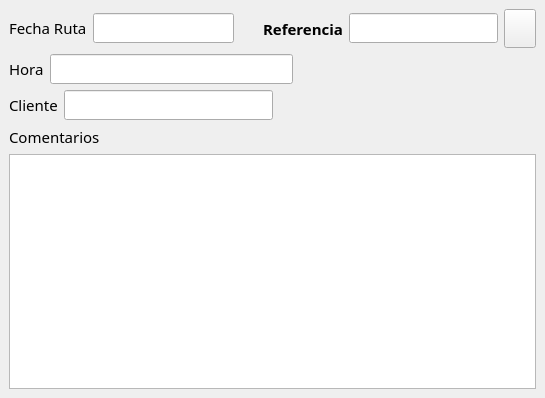
<ui version="4.0" >
 <author>Tomeu Borras</author>
 <comment></comment>
 <exportmacro></exportmacro>
 <class>RutaComercialBase</class>
 <widget class="QWidget" name="RutaComercialBase" >
  <property name="geometry" >
   <rect>
    <x>0</x>
    <y>0</y>
    <width>545</width>
    <height>398</height>
   </rect>
  </property>
  <property name="font" >
   <font>
    <family>Sans Serif</family>
    <pointsize>11</pointsize>
    <weight>75</weight>
    <italic>false</italic>
    <bold>true</bold>
    <underline>false</underline>
    <strikeout>false</strikeout>
   </font>
  </property>
  <property name="windowTitle" >
   <string>Ruta Comercial</string>
  </property>
  <property name="windowIcon" >
   <iconset resource="../../../bulmages-recursos-graficos.qrc" >:/Bulmafact48x48/images/png/48x48/i_bulmages_ventas_facturas.48x48.png</iconset>
  </property>
  <layout class="QVBoxLayout" >
   <property name="margin" >
    <number>9</number>
   </property>
   <property name="spacing" >
    <number>6</number>
   </property>
   <item>
    <layout class="QHBoxLayout" >
     <property name="margin" >
      <number>0</number>
     </property>
     <property name="spacing" >
      <number>6</number>
     </property>
     <item>
      <layout class="QHBoxLayout" >
       <property name="margin" >
        <number>0</number>
       </property>
       <property name="spacing" >
        <number>6</number>
       </property>
       <item>
        <widget class="QLabel" name="textLabel1_2_2_3_9" >
         <property name="sizePolicy" >
          <sizepolicy>
           <hsizetype>1</hsizetype>
           <vsizetype>5</vsizetype>
           <horstretch>0</horstretch>
           <verstretch>0</verstretch>
          </sizepolicy>
         </property>
         <property name="text" >
          <string>&lt;html>&lt;head>&lt;meta name="qrichtext" content="1" />&lt;/head>&lt;body style=" white-space: pre-wrap; font-family:Sans Serif; font-size:11pt; font-weight:600; font-style:normal; text-decoration:none;">&lt;p style=" margin-top:0px; margin-bottom:0px; margin-left:0px; margin-right:0px; -qt-block-indent:0; text-indent:0px;">&lt;span style=" font-weight:400;">Fecha Ruta&lt;/span>&lt;/p>&lt;/body>&lt;/html></string>
         </property>
         <property name="buddy" >
          <cstring>mui_fecharutacomercial</cstring>
         </property>
        </widget>
       </item>
       <item>
        <widget class="BusquedaFecha" name="mui_fecharutacomercial" />
       </item>
      </layout>
     </item>
     <item>
      <spacer>
       <property name="orientation" >
        <enum>Qt::Horizontal</enum>
       </property>
       <property name="sizeHint" >
        <size>
         <width>40</width>
         <height>20</height>
        </size>
       </property>
      </spacer>
     </item>
     <item>
      <layout class="QHBoxLayout" >
       <property name="margin" >
        <number>0</number>
       </property>
       <property name="spacing" >
        <number>6</number>
       </property>
       <item>
        <widget class="QLabel" name="textLabel1_2_2_3_3" >
         <property name="sizePolicy" >
          <sizepolicy>
           <hsizetype>1</hsizetype>
           <vsizetype>5</vsizetype>
           <horstretch>0</horstretch>
           <verstretch>0</verstretch>
          </sizepolicy>
         </property>
         <property name="text" >
          <string>Referencia</string>
         </property>
         <property name="buddy" >
          <cstring>mui_refrutacomercial</cstring>
         </property>
        </widget>
       </item>
       <item>
        <widget class="QLineEdit" name="mui_refrutacomercial" />
       </item>
       <item>
        <widget class="QToolButton" name="mui_informereferencia" >
         <property name="minimumSize" >
          <size>
           <width>32</width>
           <height>32</height>
          </size>
         </property>
         <property name="toolTip" >
          <string>Informe por Referencia</string>
         </property>
         <property name="whatsThis" >
          <string>Informe por Referencia</string>
         </property>
         <property name="text" >
          <string/>
         </property>
         <property name="icon" >
          <iconset resource="../../../bulmages-recursos-graficos.qrc" >:/Bulmafact48x48/images/png/48x48/i_bulmages_informexreferencia.48x48.png</iconset>
         </property>
         <property name="iconSize" >
          <size>
           <width>32</width>
           <height>32</height>
          </size>
         </property>
        </widget>
       </item>
      </layout>
     </item>
    </layout>
   </item>
   <item>
    <layout class="QHBoxLayout" >
     <property name="margin" >
      <number>0</number>
     </property>
     <property name="spacing" >
      <number>6</number>
     </property>
     <item>
      <widget class="QLabel" name="textLabel1_2_2_3_5" >
       <property name="sizePolicy" >
        <sizepolicy>
         <hsizetype>1</hsizetype>
         <vsizetype>5</vsizetype>
         <horstretch>0</horstretch>
         <verstretch>0</verstretch>
        </sizepolicy>
       </property>
       <property name="text" >
        <string>&lt;html>&lt;head>&lt;meta name="qrichtext" content="1" />&lt;/head>&lt;body style=" white-space: pre-wrap; font-family:Sans Serif; font-size:11pt; font-weight:600; font-style:normal; text-decoration:none;">&lt;p style=" margin-top:0px; margin-bottom:0px; margin-left:0px; margin-right:0px; -qt-block-indent:0; text-indent:0px;">&lt;span style=" font-weight:400;">Hora&lt;/span>&lt;/p>&lt;/body>&lt;/html></string>
       </property>
       <property name="buddy" >
        <cstring>mui_refrutacomercial</cstring>
       </property>
      </widget>
     </item>
     <item>
      <widget class="QLineEdit" name="mui_horarutacomercial" />
     </item>
     <item>
      <spacer>
       <property name="orientation" >
        <enum>Qt::Horizontal</enum>
       </property>
       <property name="sizeHint" >
        <size>
         <width>40</width>
         <height>20</height>
        </size>
       </property>
      </spacer>
     </item>
    </layout>
   </item>
   <item>
    <layout class="QHBoxLayout" >
     <property name="margin" >
      <number>0</number>
     </property>
     <property name="spacing" >
      <number>6</number>
     </property>
     <item>
      <layout class="QHBoxLayout" >
       <property name="margin" >
        <number>0</number>
       </property>
       <property name="spacing" >
        <number>6</number>
       </property>
       <item>
        <widget class="QLabel" name="textLabel1_2_2_3_10" >
         <property name="sizePolicy" >
          <sizepolicy>
           <hsizetype>1</hsizetype>
           <vsizetype>5</vsizetype>
           <horstretch>0</horstretch>
           <verstretch>0</verstretch>
          </sizepolicy>
         </property>
         <property name="text" >
          <string>&lt;html>&lt;head>&lt;meta name="qrichtext" content="1" />&lt;/head>&lt;body style=" white-space: pre-wrap; font-family:Sans Serif; font-size:11pt; font-weight:600; font-style:normal; text-decoration:none;">&lt;p style=" margin-top:0px; margin-bottom:0px; margin-left:0px; margin-right:0px; -qt-block-indent:0; text-indent:0px;">&lt;span style=" font-weight:400;">Cliente&lt;/span>&lt;/p>&lt;/body>&lt;/html></string>
         </property>
         <property name="buddy" >
          <cstring>mui_idcliente</cstring>
         </property>
        </widget>
       </item>
       <item>
        <widget class="BusquedaCliente" name="mui_idcliente" />
       </item>
      </layout>
     </item>
     <item>
      <spacer>
       <property name="orientation" >
        <enum>Qt::Horizontal</enum>
       </property>
       <property name="sizeHint" >
        <size>
         <width>40</width>
         <height>20</height>
        </size>
       </property>
      </spacer>
     </item>
    </layout>
   </item>
   <item>
    <layout class="QVBoxLayout" >
     <property name="margin" >
      <number>0</number>
     </property>
     <property name="spacing" >
      <number>6</number>
     </property>
     <item>
      <widget class="QLabel" name="textLabel1_2_2_3_4" >
       <property name="sizePolicy" >
        <sizepolicy>
         <hsizetype>1</hsizetype>
         <vsizetype>5</vsizetype>
         <horstretch>0</horstretch>
         <verstretch>0</verstretch>
        </sizepolicy>
       </property>
       <property name="text" >
        <string>&lt;html>&lt;head>&lt;meta name="qrichtext" content="1" />&lt;/head>&lt;body style=" white-space: pre-wrap; font-family:Sans Serif; font-size:11pt; font-weight:600; font-style:normal; text-decoration:none;">&lt;p style=" margin-top:0px; margin-bottom:0px; margin-left:0px; margin-right:0px; -qt-block-indent:0; text-indent:0px;">&lt;span style=" font-weight:400;">Comentarios&lt;/span>&lt;/p>&lt;/body>&lt;/html></string>
       </property>
       <property name="buddy" >
        <cstring>mui_comentrutacomercial</cstring>
       </property>
      </widget>
     </item>
     <item>
      <widget class="QTextEdit" name="mui_comentrutacomercial" />
     </item>
    </layout>
   </item>
  </layout>
 </widget>
 <layoutdefault spacing="2" margin="2" />
 <pixmapfunction></pixmapfunction>
 <customwidgets>
  <customwidget>
   <class>BusquedaCliente</class>
   <extends>QLineEdit</extends>
   <header>busquedacliente.h</header>
   <container>0</container>
   <pixmap></pixmap>
  </customwidget>
  <customwidget>
   <class>BusquedaFecha</class>
   <extends>QLineEdit</extends>
   <header>busquedafecha.h</header>
   <container>0</container>
   <pixmap></pixmap>
  </customwidget>
 </customwidgets>
 <resources>
  <include location="../../../bulmages-recursos-graficos.qrc" />
 </resources>
 <connections/>
</ui>
